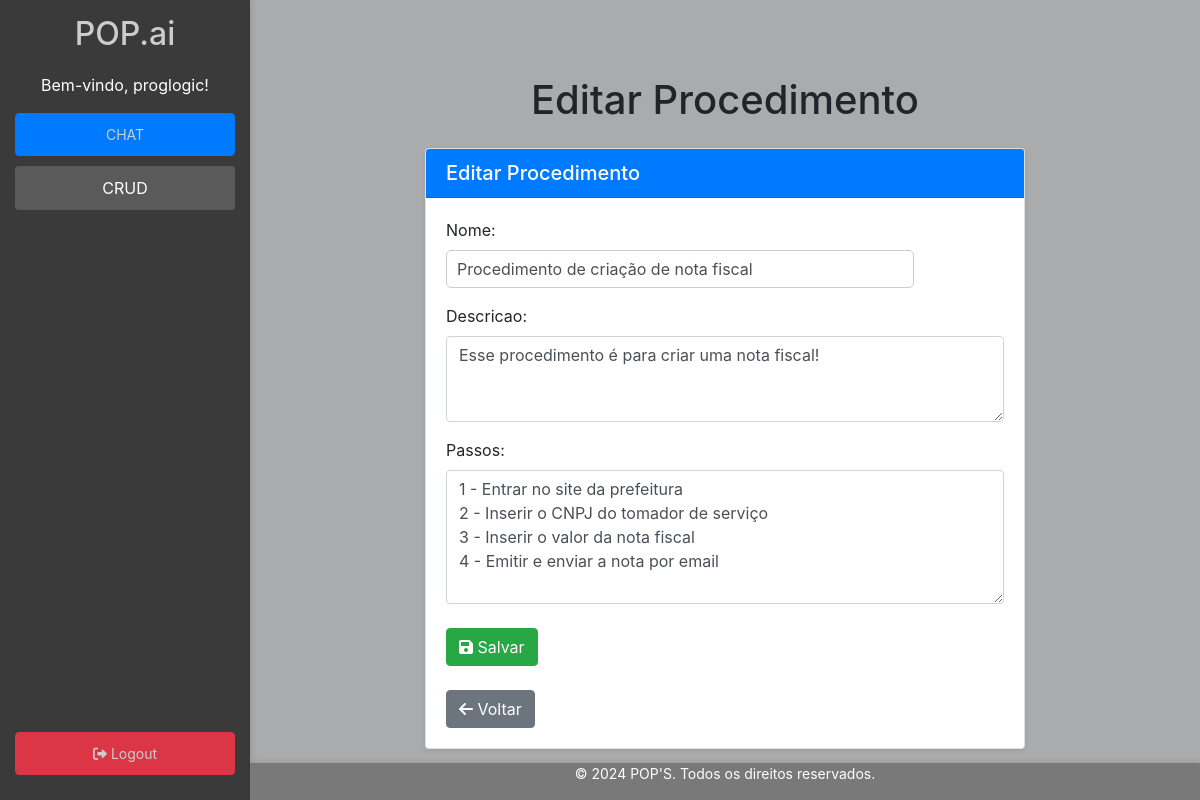
/procedimentos/2/editar/ (signed in), run on the app's committed database.
### main/models.py (models this page shows, shortened)
class Procedimento(models.Model):
    nome = models.CharField(max_length=200, unique=True)
    descricao = models.TextField()
    passos = models.TextField()
    criado_em = models.DateTimeField(auto_now_add=True)
    atualizado_em = models.DateTimeField(auto_now=True)

### main/views.py (the view)
# urls.py: path('procedimentos/<int:pk>/editar/', views.procedimento_update, name='procedimento_update'),
@login_required
def procedimento_update(request, pk):
    procedimento = get_object_or_404(Procedimento, pk=pk)
    if request.method == "POST":
        form = ProcedimentoForm(request.POST, instance=procedimento)
        if form.is_valid():
            form.save()
            return redirect('procedimento_list')
    else:
        form = ProcedimentoForm(instance=procedimento)
    return render(request, 'main/procedimento_form.html', {'form': form})

### main/forms.py
class ProcedimentoForm(forms.ModelForm):
    class Meta:
        model = Procedimento
        fields = ['nome', 'descricao', 'passos']
        widgets = {
            'nome': forms.TextInput(attrs={
                'class': 'form-control',
                'placeholder': 'Digite o nome do procedimento'
            }),
            'descricao': forms.Textarea(attrs={
                'class': 'form-control',
                'placeholder': 'Digite a descrição do procedimento',
                'rows': 3
            }),
            'passos': forms.Textarea(attrs={
                'class': 'form-control',
                'placeholder': 'Descreva os passos do procedimento',
                'rows': 5
            }),
        }

### main/templates/main/procedimento_form.html (shortened to what this page needs)
{% extends 'base.html' %}
{% block content %}
    <div class="container mt-4">
        <h1 class="text-center mb-4">{% if form.instance.pk %}Editar{% else %}Novo{% endif %} Procedimento</h1>
        <div class="d-flex justify-content-center">
            <div class="card shadow-sm" style="width: 100%; max-width: 600px;">
                <div class="card-header bg-primary text-white">
                    <h5 class="mb-0">{% if form.instance.pk %}Editar{% else %}Novo{% endif %} Procedimento</h5>
                </div>
                <div class="card-body">
                    <form method="post">
                        <div class="form-group">
                            {{ form.as_p }}
                        </div>
                        <div class="d-flex justify-content-between mt-4">
                            <button type="submit" class="btn btn-success">
                                <i class="fas fa-save"></i> Salvar
                            </button>
                        </div>
                        <br>
                        <div>
                            <a href="{% url 'procedimento_list' %}" class="btn btn-secondary">
                                <i class="fas fa-arrow-left"></i> Voltar
                            </a>
                        </div>
                    </form>
                </div>
            </div>
        </div>
    </div>
{% endblock %}

### main/templates/base.html (shortened to what this page needs)
{% load static %}
<!DOCTYPE html>
<html lang="pt-br">
<head>
    <link rel="stylesheet" href="{% static 'css/styles.css' %}">
    <link rel="stylesheet" href="https://cdnjs.cloudflare.com/ajax/libs/font-awesome/6.0.0-beta3/css/all.min.css">
    <link rel="stylesheet" href="https://stackpath.bootstrapcdn.com/bootstrap/4.5.2/css/bootstrap.min.css">
</head>
<body>
    <div class="d-flex">
        <div class="sidebar">
            <h2>POP.ai</h2>
            {% if user.is_authenticated %}
                <p class="text-center">Bem-vindo, {{ user.username }}!</p>
            {% endif %}
            <a href="{% url 'chat_page' %}" class="btn btn-primary btn-sm btn-block">CHAT</a>
            <div class="dropdown">
                <button class="dropbtn">CRUD</button>
            </div>
            {% if user.is_authenticated %}
            <div class="logout-container">
                <a href="{% url 'logout' %}" class="btn btn-danger btn-sm btn-block">
                    <i class="fas fa-sign-out-alt"></i> Logout
                </a>
            </div>
            {% else %}
                <a href="{% url 'login' %}" class="btn btn-primary btn-sm btn-block">
                    <i class="fas fa-sign-in-alt"></i> Login
                </a>
            {% endif %}
        </div>
        <div class="content">
            {% block content %}{% endblock %}
        </div>
    </div>
    <footer>
        <p>&copy; 2024 POP'S. Todos os direitos reservados.</p>
    </footer>
</body>
</html>

### static/css/styles.css (style rules this page uses)
body { display: flex; margin: 0; font-family: Arial, sans-serif; height: 100vh; color: #333; background-color: #aaabac; }
.sidebar { width: 250px; background-color: #3a3a3a; color: white; padding: 15px; flex-shrink: 0; display: flex; flex-direction: column; height: 100vh; position: fixed; left: 0; top: 0; box-shadow: 2px 0 5px rgba(0, 0, 0, 0.1); }
.logout-container { margin-top: auto; text-align: center; }
.sidebar h2 { margin: 0 0 20px; color: #cccccc; text-align: center; }
.sidebar a { display: block; padding: 10px; color: #cccccc; text-decoration: none; border-radius: 4px; margin-bottom: 10px; transition: background-color 0.2s; }
.content { display: flex; justify-content: center; align-items: center; height: 100vh; width: calc(100vw - 250px); background-color: #aaabac; box-sizing: border-box; margin-left: 250px; }
footer { background-color: #7a7979; color: white; text-align: center; padding: 0px; font-size: 14px; box-shadow: 0 -1px 5px rgba(0, 0, 0, 0.1); position: fixed; bottom: 0; width: calc(100% - 250px); margin-left: 250px; }
.dropdown { position: relative; display: inline-block; }
.dropbtn { background-color: #5a5a5a; color: white; padding: 10px; font-size: 16px; border: none; cursor: pointer; width: 100%; text-align: center; border-radius: 4px; }
input[type="text"] { width: calc(100% - 90px); padding: 10px; border: 1px solid #ccc; border-radius: 5px; margin-right: 10px; }
button { padding: 10px; border: none; border-radius: 5px; background-color: #4f4f4f; color: white; cursor: pointer; }

### data on the page
Procedimento: nome "Procedimento de criação de nota fiscal", descricao "Esse procedimento é para criar uma nota fiscal!", passos "1 - Entrar no site da prefeitura 2 - Inserir o CNPJ do tomador de serviço 3 - Inserir o valor da nota fiscal 4 - Emitir e enviar a nota por email"

### other printed values
{{ user.username }} "proglogic"
